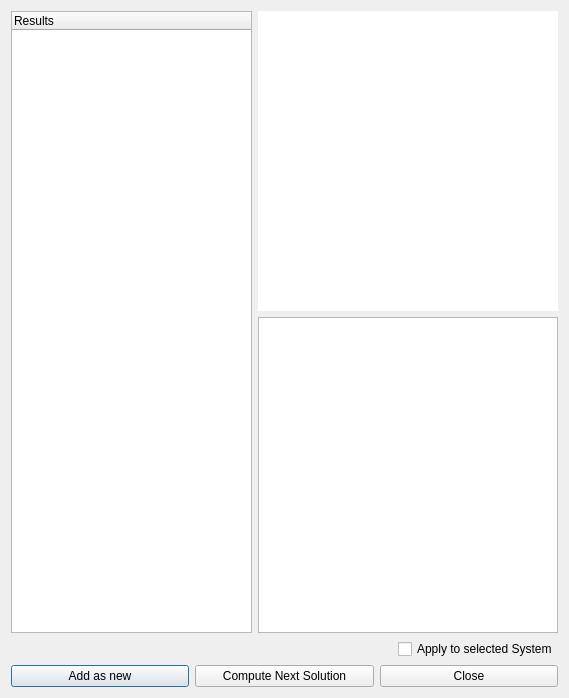
<?xml version="1.0" encoding="UTF-8"?>
<ui version="4.0">
 <class>AssignBondOrderResultsDialogData</class>
 <widget class="QDialog" name="AssignBondOrderResultsDialogData">
  <property name="geometry">
   <rect>
    <x>0</x>
    <y>0</y>
    <width>569</width>
    <height>698</height>
   </rect>
  </property>
  <property name="windowTitle">
   <string>Bond Order Assignment Results</string>
  </property>
  <layout class="QGridLayout" name="gridLayout_2">
   <item row="0" column="0" rowspan="2">
    <widget class="QTreeWidget" name="queries">
     <property name="sizePolicy">
      <sizepolicy hsizetype="Expanding" vsizetype="MinimumExpanding">
       <horstretch>0</horstretch>
       <verstretch>0</verstretch>
      </sizepolicy>
     </property>
     <column>
      <property name="text">
       <string>Results</string>
      </property>
     </column>
    </widget>
   </item>
   <item row="0" column="1">
    <widget class="BALL::VIEW::SDWidget" name="sd_widget" native="true">
     <property name="sizePolicy">
      <sizepolicy hsizetype="Fixed" vsizetype="Fixed">
       <horstretch>30</horstretch>
       <verstretch>0</verstretch>
      </sizepolicy>
     </property>
     <property name="minimumSize">
      <size>
       <width>300</width>
       <height>300</height>
      </size>
     </property>
     <property name="maximumSize">
      <size>
       <width>300</width>
       <height>300</height>
      </size>
     </property>
     <property name="palette">
      <palette>
       <active>
        <colorrole role="Base">
         <brush brushstyle="SolidPattern">
          <color alpha="255">
           <red>255</red>
           <green>255</green>
           <blue>255</blue>
          </color>
         </brush>
        </colorrole>
        <colorrole role="Window">
         <brush brushstyle="SolidPattern">
          <color alpha="255">
           <red>255</red>
           <green>255</green>
           <blue>255</blue>
          </color>
         </brush>
        </colorrole>
       </active>
       <inactive>
        <colorrole role="Base">
         <brush brushstyle="SolidPattern">
          <color alpha="255">
           <red>255</red>
           <green>255</green>
           <blue>255</blue>
          </color>
         </brush>
        </colorrole>
        <colorrole role="Window">
         <brush brushstyle="SolidPattern">
          <color alpha="255">
           <red>255</red>
           <green>255</green>
           <blue>255</blue>
          </color>
         </brush>
        </colorrole>
       </inactive>
       <disabled>
        <colorrole role="Base">
         <brush brushstyle="SolidPattern">
          <color alpha="255">
           <red>255</red>
           <green>255</green>
           <blue>255</blue>
          </color>
         </brush>
        </colorrole>
        <colorrole role="Window">
         <brush brushstyle="SolidPattern">
          <color alpha="255">
           <red>255</red>
           <green>255</green>
           <blue>255</blue>
          </color>
         </brush>
        </colorrole>
       </disabled>
      </palette>
     </property>
     <property name="autoFillBackground">
      <bool>true</bool>
     </property>
    </widget>
   </item>
   <item row="1" column="1">
    <widget class="QTextEdit" name="text_field">
     <property name="sizePolicy">
      <sizepolicy hsizetype="Preferred" vsizetype="Expanding">
       <horstretch>0</horstretch>
       <verstretch>0</verstretch>
      </sizepolicy>
     </property>
    </widget>
   </item>
   <item row="2" column="0" colspan="2">
    <layout class="QVBoxLayout" name="verticalLayout">
     <item>
      <layout class="QGridLayout" name="gridLayout">
       <item row="0" column="0">
        <spacer name="horizontalSpacer">
         <property name="orientation">
          <enum>Qt::Horizontal</enum>
         </property>
         <property name="sizeHint" stdset="0">
          <size>
           <width>428</width>
           <height>20</height>
          </size>
         </property>
        </spacer>
       </item>
       <item row="0" column="1">
        <widget class="QCheckBox" name="applyToSelected_checkBox">
         <property name="enabled">
          <bool>true</bool>
         </property>
         <property name="text">
          <string>Apply to selected System</string>
         </property>
         <property name="checked">
          <bool>false</bool>
         </property>
        </widget>
       </item>
      </layout>
     </item>
     <item>
      <layout class="QHBoxLayout">
       <property name="spacing">
        <number>6</number>
       </property>
       <property name="margin">
        <number>0</number>
       </property>
       <item>
        <widget class="QPushButton" name="addAsNew_button">
         <property name="sizePolicy">
          <sizepolicy hsizetype="Expanding" vsizetype="Fixed">
           <horstretch>0</horstretch>
           <verstretch>0</verstretch>
          </sizepolicy>
         </property>
         <property name="text">
          <string>Add as new</string>
         </property>
        </widget>
       </item>
       <item>
        <widget class="QPushButton" name="computeNextSolution_button">
         <property name="sizePolicy">
          <sizepolicy hsizetype="Expanding" vsizetype="Fixed">
           <horstretch>0</horstretch>
           <verstretch>0</verstretch>
          </sizepolicy>
         </property>
         <property name="text">
          <string>Compute Next Solution</string>
         </property>
        </widget>
       </item>
       <item>
        <widget class="QPushButton" name="cancel_button">
         <property name="sizePolicy">
          <sizepolicy hsizetype="Expanding" vsizetype="Fixed">
           <horstretch>0</horstretch>
           <verstretch>0</verstretch>
          </sizepolicy>
         </property>
         <property name="text">
          <string>Close</string>
         </property>
        </widget>
       </item>
      </layout>
     </item>
    </layout>
   </item>
  </layout>
 </widget>
 <customwidgets>
  <customwidget>
   <class>BALL::VIEW::SDWidget</class>
   <extends>QWidget</extends>
   <header>BALL_view/WIDGETS/SDWidget.h</header>
   <container>1</container>
  </customwidget>
 </customwidgets>
 <tabstops>
  <tabstop>addAsNew_button</tabstop>
  <tabstop>computeNextSolution_button</tabstop>
  <tabstop>cancel_button</tabstop>
  <tabstop>queries</tabstop>
  <tabstop>text_field</tabstop>
 </tabstops>
 <resources/>
 <connections>
  <connection>
   <sender>cancel_button</sender>
   <signal>clicked()</signal>
   <receiver>AssignBondOrderResultsDialogData</receiver>
   <slot>reject()</slot>
   <hints>
    <hint type="sourcelabel">
     <x>369</x>
     <y>253</y>
    </hint>
    <hint type="destinationlabel">
     <x>179</x>
     <y>282</y>
    </hint>
   </hints>
  </connection>
 </connections>
</ui>
